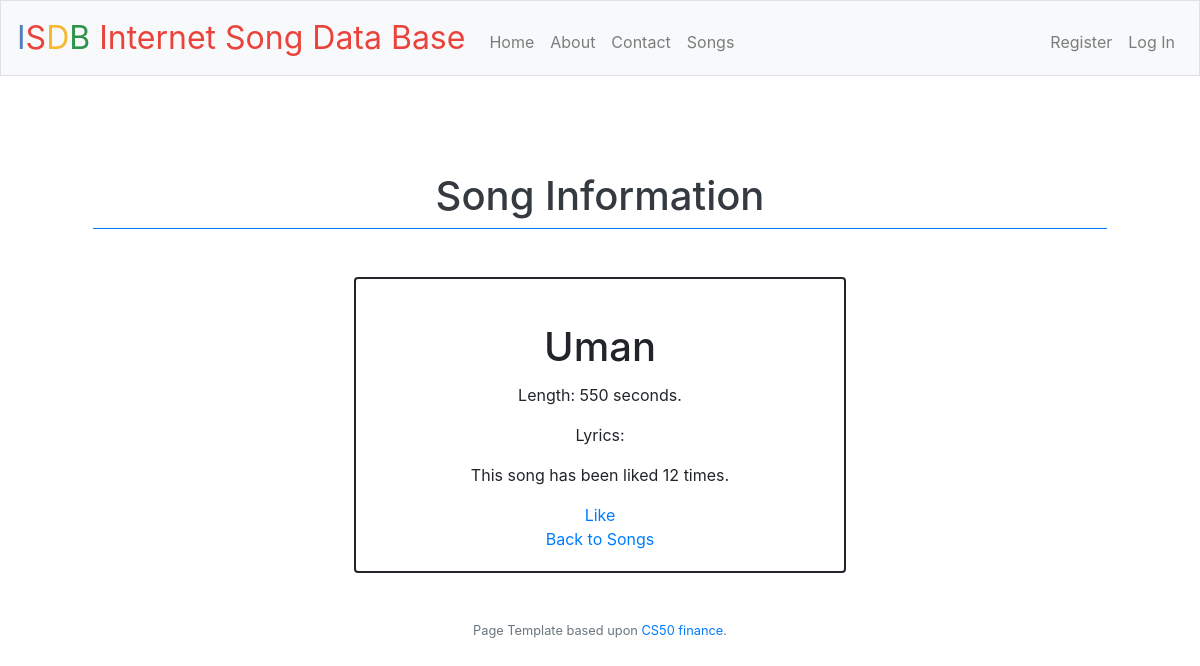
The app's page /songs/2 with its own data.
### tables this page shows
CREATE TABLE 'songs' (
'id' INTEGER PRIMARY KEY AUTOINCREMENT NOT NULL,
'title' TEXT NOT NULL,
'duration' INTEGER NOT NULL,
'artist_id' INTEGER NOT NULL,
'lyrics' TEXT NOT NULL,
'num_likes' INTEGER NOT NULL,
FOREIGN KEY(artist_id) REFERENCES artist(id)
);

### application.py (the view)
@app.route('/songs/<int:song_number>')
def list_song_number(song_number):
    row = db_helpers.fetch_song_info(song_number)
    if not row:
        flash(f"Song {song_number} does not exist.")
        return render_template("songs.html")
    return render_template('song.html', song_info=row)

### application.py (called while the page is built)
@app.after_request
def after_request(response):
    response.headers["Cache-Control"] = "no-cache, no-store, must-revalidate"
    response.headers["Expires"] = 0
    response.headers["Pragma"] = "no-cache"
    return response

### db_helpers.py (called while the page is built)
def fetch_song_info(n):
    song_join = "SELECT s.id, s.title, s.duration, s.lyrics, s.num_likes, a.name, a.nationality, a.img_url FROM songs s JOIN artist a ON s.artist_id = a.id WHERE s.id = ?"
    test = (n, )
    c.execute(song_join, test)
    return c.fetchone()

### templates/song.html (shortened to what this page needs)
{% extends "layout.html" %}
{% block main %}
    <div class="col-12 text-center mt-5">
        <h1 class="text-dark pt04">Song Information</h1>
        <div class="border-top border-primary w50 mx-auto my3"></div>
    </div>
    <div class="container marketing" id="song_card">
        <div class="row justify-content-center">
            <div class="col-md-6">
                <div class="card mt-5">
                    <div class="card-body">
                        <h1 class="card-title">{{ song_info['title'] }}</h1>
                        <p class="card-text">Length: {{ song_info['duration'] }} seconds.</p>
                        <p class="card-text">Lyrics: {{ song_info['lyrics'] }}</p>
                        <p class="card-text">
                            {% if song_info['num_likes'] == 0 %}
                                This song has no likes.
                            {% elif song_info['num_likes'] == 1 %}
                                This song has been liked once.
                            {% elif song_info['num_likes'] == 2 %}
                                This song has been liked twice.
                            {% else %}
                                This song has been liked {{ song_info['num_likes'] }} times.
                            {% endif%}
                        </p>
                        <a href="/like/{{ song_info['id'] }}">
                            <span class="glyphicon glyphicon-thumbs-up">Like</span>
                        </a>
                        <br>
                        <a href="/songs">Back to Songs</a>
                        <br>
                    </div>
                </div>
            </div>
        </div>
    </div>
{% endblock %}

### static/styles.css (style rules this page uses)
.card { border: 2px solid; }

### records on screen
songs: title "Uman", duration "550", num_likes "12"
